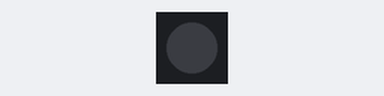
Simulated run of this sketch. Board: Arduino Uno, built with avr-gcc and run on an emulated ATmega328P. Shown: 1 RGB LEDs in strip order, left to right. Dim RGB values are drawn brighter than linear.

Above: at 0.5 s.
At 2.5 s:
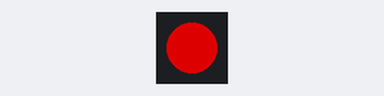
At 3.5 s:
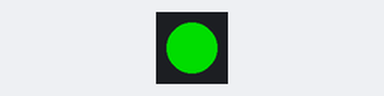
Timing chart, 0 to 4.6 s (numbered marks = the images above):
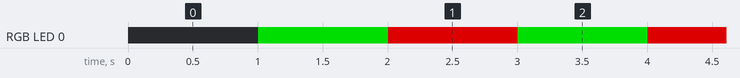

Measured:
- by itself, RGB LED 0: alternates RGB(150, 0, 0) for 1.0 s and RGB(0, 150, 0) for 1.0 s

The sketch:

NonBlockingBlink.ino
```cpp
// (licence header left out)
// https://github.com/adafruit/Adafruit_NeoPixel
#include <Arduino.h>
#include <Adafruit_NeoPixel.h>

#define LED_PIN     2
#define NUMPIXELS   1
#define MY_INTERVAL 1000

Adafruit_NeoPixel pixels(NUMPIXELS, LED_PIN, NEO_GRB + NEO_KHZ800);
uint32_t nextTime = 0;
bool myFlag = false;

void setup()
{
  Serial.begin(115200);
  pixels.begin();
  pixels.clear();
}

void loop()
{
  if((millis() - nextTime) > MY_INTERVAL)
  {
    nextTime = millis();
    myFlag = !myFlag;
    if(myFlag == true)
    {
      pixels.setPixelColor(0, pixels.Color(0, 150, 0));
    }
    else
    {
      pixels.setPixelColor(0, pixels.Color(150, 0, 0));
    }
    pixels.show();
  }

  // Do other stuff here

}
```
